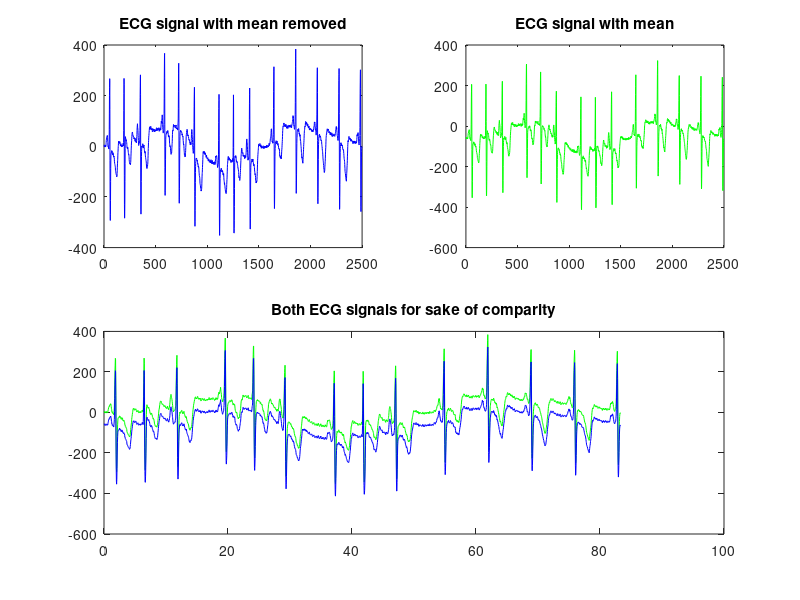

MATLAB code to generate this figure:
close all
clear all


load('04015m.mat');
row_1=val(1,:);
row_2=val(2,:);
t= 1:(length(row_1))
t= t/30
fs = 300;
s = 1:(length(row_1))
s = t/300 
ecg1 = row_1;
mean_ecg1 = mean(ecg1);
ecg1 = ecg1 - mean_ecg1
%{
plot(ecg1);
plot(row_1);
 plot(t,ecg1,'g',t,row_1,'b')
 title("ECG with and without mean")

%}
figure
subplot(2,2,1)
plot(ecg1,'b')
title("ECG signal with mean removed")
subplot(2,2,2)
plot(row_1,'g')
title("ECG signal with mean")
subplot(2,2,[3 4])
plot(t,ecg1,'g',t,row_1,'b')
title("Both ECG signals for sake of comparity")
% removing mean form the ecg signal
% mean is taking from the signal and removed it is
% more centred towards the zero axis

%butter worth low and high pass filter to remove base line drift
%and other unwanted frequencies








%{
figure
plot(t,row_1)

figure
plot(t, peaks_row1)



figure
plot(A)
A = subplot(2,2)
subplot(1,1), plot(row1)
subplot(1,2), plot(peaks_row1)


%row1= transpose(row1);

%neg_to_pos=zeros(0,sizerow1);
%disp(numel(neg_to_pos));


%sizerow1 = size(:,row1);
%sizerow1=numel(row1);



%negval=-10;
%posval=0;
%posval = negval * -1;
%disp(posval)

%{n=1;

%for i = 0:row1(n)
 %   disp(n)
    
    
   %{ 
      if (i) < 0          
          disp(i)
          
         neg_to_pos(n) = row1(n);
         disp(numel(neg_to_pos));
         disp(neg_to_pos);
           
      end 
     %}
    %lenght for sample time: t=1:(length(row1)) 
    %then the number of samples in t are divided by sample time
    
     
%end
 
%disp("hello world")

  
  %}